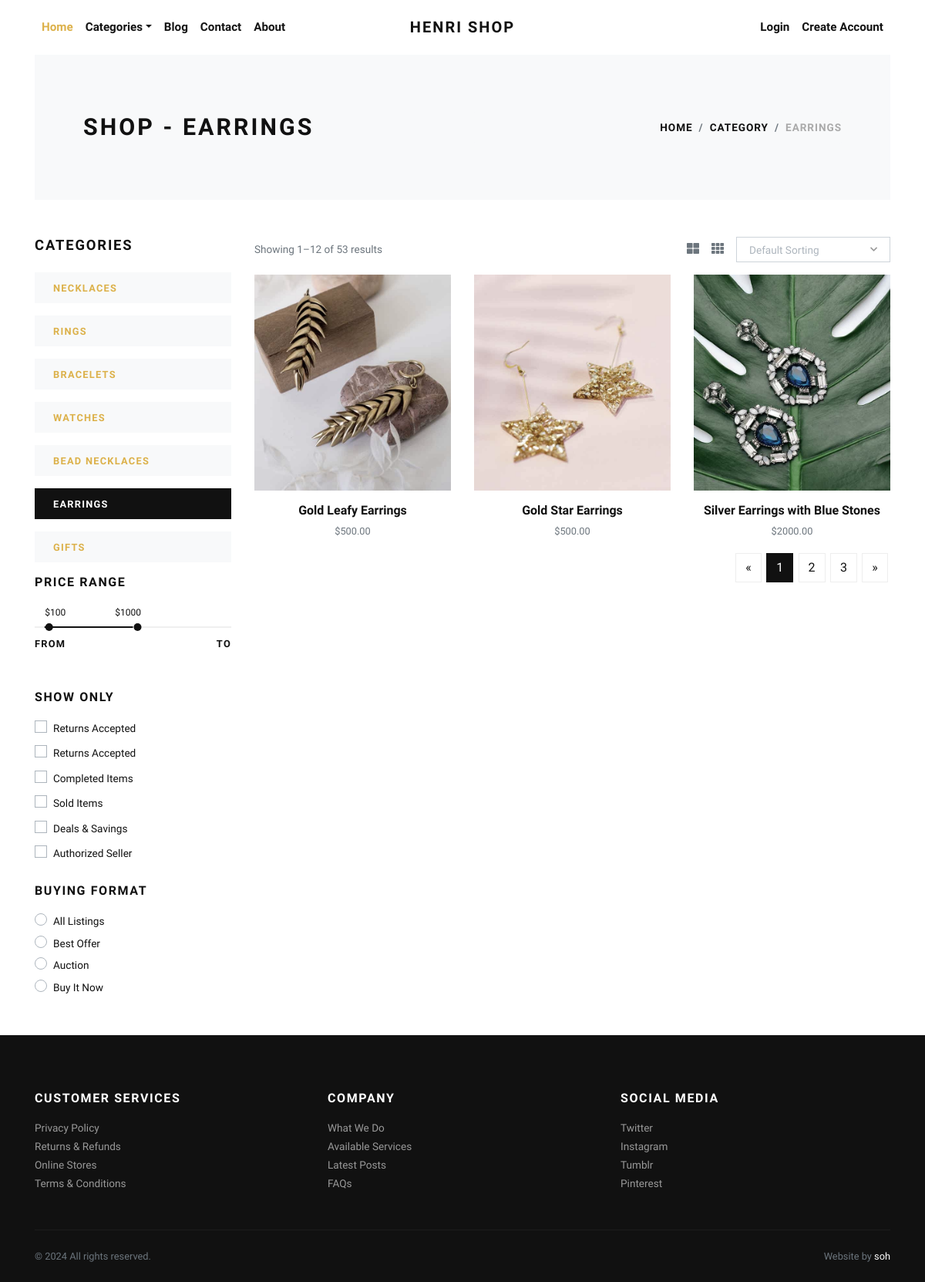
The page /earrings/ on the database its author committed.
### store/models.py (models this page shows, shortened)
class Category(models.Model):
    title = models.CharField(max_length=50, verbose_name="Category Title")
    slug = models.SlugField(max_length=55, verbose_name="Category Slug", unique=True)
    description = models.TextField(blank=True, verbose_name="Category Description")
    category_image = models.ImageField(upload_to='category', blank=True, null=True, verbose_name="Category Image")
    is_active = models.BooleanField(verbose_name="Is Active?", default=True)
    is_featured = models.BooleanField(verbose_name="Is Featured?", default=False)
    created_at = models.DateTimeField(auto_now_add=True, verbose_name="Created Date")
    updated_at = models.DateTimeField(auto_now=True, verbose_name="Updated Date")
    class Meta:
        verbose_name_plural = 'Categories'
        ordering = ('-created_at', )

class Product(models.Model):
    title = models.CharField(max_length=150, verbose_name="Product Title")
    slug = models.SlugField(max_length=160, verbose_name="Product Slug", unique=True)
    sku = models.CharField(max_length=255, unique=True, verbose_name="Unique Product ID (SKU)")
    short_description = models.TextField(verbose_name="Short Description")
    detail_description = models.TextField(blank=True, null=True, verbose_name="Detail Description")
    product_image = models.ImageField(upload_to='product', blank=True, null=True, verbose_name="Product Image")
    price = models.DecimalField(max_digits=8, decimal_places=2)
    category = models.ForeignKey(Category, verbose_name="Product Category", on_delete=models.CASCADE)
    is_active = models.BooleanField(verbose_name="Is Active?", default=True)
    is_featured = models.BooleanField(verbose_name="Is Featured?", default=False)
    created_at = models.DateTimeField(auto_now_add=True, verbose_name="Created Date")
    updated_at = models.DateTimeField(auto_now=True, verbose_name="Updated Date")
    class Meta:
        verbose_name_plural = 'Products'
        ordering = ('-created_at', )

### store/views.py (the view)
# urls.py: path('<slug:slug>/', views.category_products, name="category-products"),
def category_products(request, slug):
    category = get_object_or_404(Category, slug=slug)
    products = Product.objects.filter(is_active=True, category=category)
    categories = Category.objects.filter(is_active=True)
    context = {
        'category': category,
        'products': products,
        'categories': categories,
    }
    return render(request, 'store/category_products.html', context)

### store/context_preprocessors.py (called while the page is built)
def store_menu(request):
    categories = Category.objects.filter(is_active=True)
    context = {
        'categories_menu': categories,
    }
    return context

def cart_menu(request):
    if request.user.is_authenticated:
        cart_items= Cart.objects.filter(user=request.user)
        context = {
            'cart_items': cart_items,
        }
    else:
        context = {}
    return context

### templates/store/category_products.html (shortened to what this page needs)
{% extends 'base.html' %}
{% load static %}
    {% block content %}
      <div class="container">
        <section class="py-5 bg-light">
          <div class="container">
            <div class="row px-4 px-lg-5 py-lg-4 align-items-center">
              <div class="col-lg-6">
                <h1 class="h2 text-uppercase mb-0">Shop - {{category.title}}</h1>
              </div>
              <div class="col-lg-6 text-lg-right">
                <nav aria-label="breadcrumb">
                  <ol class="breadcrumb justify-content-lg-end mb-0 px-0">
                    <li class="breadcrumb-item"><a href="{% url 'store:home' %}">Home</a></li>
                    <li class="breadcrumb-item"><a href="{% url 'store:all-categories' %}">Category</a></li>
                    <li class="breadcrumb-item active" aria-current="page">{{category.title}}</li>
                  </ol>
                </nav>
              </div>
            </div>
          </div>
        </section>
        <section class="py-5">
          <div class="container p-0">
            <div class="row">
              <div class="col-lg-3 order-2 order-lg-1">
                <h5 class="text-uppercase mb-4">Categories</h5>
                {% if categories %}
                  {% for cat in categories %}
                    <a href="{% url 'store:category-products' cat.slug %}">
                      <div class="py-2 px-4 {% if category == cat %}bg-dark text-white {% else %}bg-light{% endif %} mb-3">
                        <strong class="small text-uppercase font-weight-bold">{{cat.title}}</strong>
                      </div>
                    </a>
                  {% endfor %}
                {% endif %}
                <h6 class="text-uppercase mb-4">Price range</h6>
                <div class="price-range pt-4 mb-5">
                  <div id="range"></div>
                  <div class="row pt-2">
                    <div class="col-6"><strong class="small font-weight-bold text-uppercase">From</strong></div>
                    <div class="col-6 text-right"><strong class="small font-weight-bold text-uppercase">To</strong></div>
                  </div>
                </div>
                <h6 class="text-uppercase mb-3">Show only</h6>
                <div class="custom-control custom-checkbox mb-1">
                  <label class="custom-control-label text-small" for="customCheck1">Returns Accepted</label>
                </div>
                <div class="custom-control custom-checkbox mb-1">
                  <label class="custom-control-label text-small" for="customCheck2">Returns Accepted</label>
                </div>
                <div class="custom-control custom-checkbox mb-1">
                  <label class="custom-control-label text-small" for="customCheck3">Completed Items</label>
                </div>
                <div class="custom-control custom-checkbox mb-1">
                  <label class="custom-control-label text-small" for="customCheck4">Sold Items</label>
                </div>
                <div class="custom-control custom-checkbox mb-1">
                  <label class="custom-control-label text-small" for="customCheck5">Deals &amp; Savings</label>
                </div>
                <div class="custom-control custom-checkbox mb-4">
                  <label class="custom-control-label text-small" for="customCheck6">Authorized Seller</label>
                </div>
                <h6 class="text-uppercase mb-3">Buying format</h6>
                <div class="custom-control custom-radio">
                  <label class="custom-control-label text-small" for="customRadio1">All Listings</label>
                </div>
                <div class="custom-control custom-radio">
                  <label class="custom-control-label text-small" for="customRadio2">Best Offer</label>
                </div>
                <div class="custom-control custom-radio">
                  <label class="custom-control-label text-small" for="customRadio3">Auction</label>
                </div>
                <div class="custom-control custom-radio">
                  <label class="custom-control-label text-small" for="customRadio4">Buy It Now</label>
                </div>
              </div>
              <div class="col-lg-9 order-1 order-lg-2 mb-5 mb-lg-0">
                <div class="row mb-3 align-items-center">
                  <div class="col-lg-6 mb-2 mb-lg-0">
                    <p class="text-small text-muted mb-0">Showing 1–12 of 53 results</p>
                  </div>
                  <div class="col-lg-6">
                    <ul class="list-inline d-flex align-items-center justify-content-lg-end mb-0">
                      <li class="list-inline-item text-muted mr-3"><a class="reset-anchor p-0" href="#"><i class="fas fa-th-large"></i></a></li>
                      <li class="list-inline-item text-muted mr-3"><a class="reset-anchor p-0" href="#"><i class="fas fa-th"></i></a></li>
                      <li class="list-inline-item">
                      </li>
                    </ul>
                  </div>
                </div>
                <div class="row">
                  {% if products %}
                    {% for product in products %}
                      <div class="col-lg-4 col-sm-6">
                        <div class="product text-center">
                          <div class="mb-3 position-relative">
                            <a class="d-block" href="{% url 'store:product-detail' product.slug %}">
                              {% if product.product_image %}
                                <img class="img-fluid w-100" src="{{product.product_image.url}}" alt="{{product.title}}">
                              {% else %}
                                <img class="img-fluid w-100" src="{% static 'img/product-1.jpg' %}" alt="{{product.title}}">
                              {% endif %}
                            </a>
                          </div>
                          <h6> <a class="reset-anchor" href="{% url 'store:product-detail' product.slug %}">{{product.title}}</a></h6>
                          <p class="small text-muted">${{product.price}}</p>
                        </div>
                      </div>
                    {% endfor %}
                  {% endif %}
                </div>
                <nav aria-label="Page navigation example">
                  <ul class="pagination justify-content-center justify-content-lg-end">
                    <li class="page-item"><a class="page-link" href="#" aria-label="Previous"><span aria-hidden="true">«</span></a></li>
                    <li class="page-item active"><a class="page-link" href="#">1</a></li>
                    <li class="page-item"><a class="page-link" href="#">2</a></li>
                    <li class="page-item"><a class="page-link" href="#">3</a></li>
                    <li class="page-item"><a class="page-link" href="#" aria-label="Next"><span aria-hidden="true">»</span></a></li>
                  </ul>
                </nav>
              </div>
            </div>
          </div>
        </section>
      </div>
      {% endblock content %}

### henrishop/static/css/style.default.css (style rules this page uses)
.text-small { font-size: 0.85rem !important; }
strong { font-weight: 700; }
.product img { -webkit-filter: grayscale(40%); filter: grayscale(40%); transition: all 0.3s; }
.text-uppercase { text-transform: uppercase; letter-spacing: 0.1em; }
.reset-anchor { color: inherit; transition: all 0.3s; }
.noUi-target { background: #efefef; border-radius: 0; border: none; box-shadow: none; }
.noUi-horizontal { height: 2px; }
body { font-family: "Libre Franklin", sans-serif; font-size: 1rem; font-weight: 400; line-height: 1.5; color: #111111; background-color: #fff; }
a { color: #dcb14a; text-decoration: none; }
h1, h2, h3, h4, h5, h6, .h1, .h2, .h3, .h4, .h5, .h6 { margin-bottom: 0.5rem; font-family: inherit; font-weight: 900; line-height: 1.2; color: inherit; }
h1, .h1 { font-size: 2.2rem; }
h2, .h2 { font-size: 1.9rem; }
h5, .h5 { font-size: 1.15rem; }
h6, .h6 { font-size: 1rem; }
small, .small { font-size: 80%; font-weight: 400; }
.page-item:first-child .page-link { border-top-left-radius: 0; border-bottom-left-radius: 0; }
.page-item:last-child .page-link { border-top-right-radius: 0; border-bottom-right-radius: 0; }
.page-item.active .page-link { color: #fff; background-color: #111111; border-color: #111111; }
.page-link { padding: 0.5rem 0.75rem; line-height: 1.25; color: #111111; background-color: none; border: 1px solid #eee; margin: 0.2rem; transition: all 0.3s; }
.bg-light { background-color: #f8f9fa !important; }
.bg-dark { background-color: #111111 !important; }
.custom-checkbox .custom-control-label::before { border-radius: 0; }
.custom-radio .custom-control-label::before { border-radius: 50%; }
.custom-control-label { font-weight: 400; line-height: 2.1em; cursor: pointer; }
.breadcrumb { background: #f8f9fa; }
.breadcrumb-item { font-size: 0.85rem; text-transform: uppercase; letter-spacing: 0.07em; font-weight: 900; color: #111111; }
.breadcrumb-item a { color: inherit; transition: all 0.3s; }
.breadcrumb-item.active { color: #aaa; }

### rows shown on the page
Category: title "EARRINGS"
Category: title "NECKLACES"
Category: title "RINGS"
Category: title "BRACELETS"
Category: title "WATCHES"
Category: title "BEAD NECKLACES"
Category: title "GIFTS"
Product: product_image (picture), title "Gold Leafy Earrings", price "500.00"
Product: product_image (picture), title "Gold Star Earrings", price "500.00"
Product: product_image (picture), title "Silver Earrings with Blue Stones", price "2000.00"
